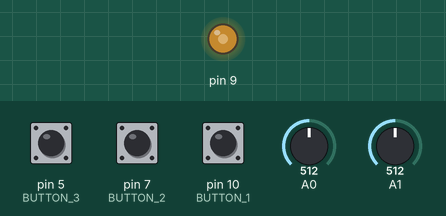
Simulated run of this sketch. Board: Arduino Uno, built with avr-gcc and run on an emulated ATmega328P. On the bench: output pins drawn as LEDs (lit = HIGH). The inputs (shaded band) are chosen by the test bench; at power-on: A0 = 512, pin 5 (BUTTON_3) HIGH, pin 7 (BUTTON_2) HIGH, pin 10 (BUTTON_1) HIGH, A1 = 512. What the sketch prints to the serial monitor is not drawn.

Above: at 1.2 s.
1.3 s: A0 set to 716
At 2.0 s:
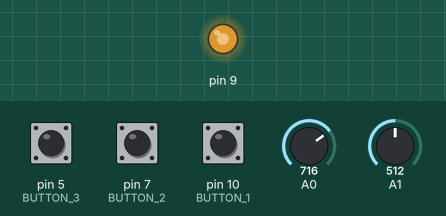
2.8 s: A0 set to 900
At 3.5 s:
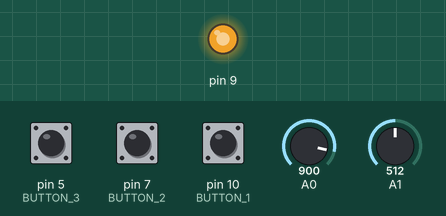
4.3 s: A0 set to 122
At 5.0 s:
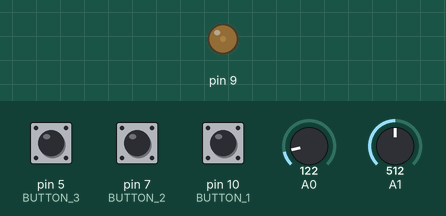
5.8 s: A0 set to 0
At 6.5 s:
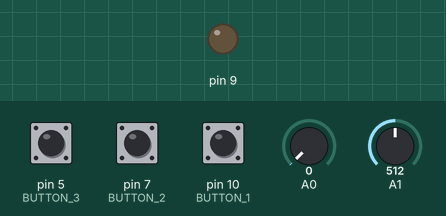
Timing chart, 0 to 8.8 s (numbered marks = the images above; inputs shaded):
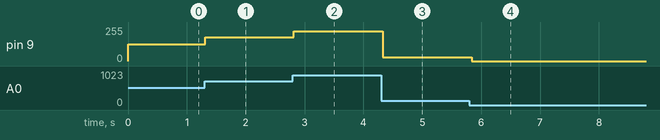

The sketch:

button_test.ino
```cpp
#define BUTTON_1 10  // Pin for Firefox
#define BUTTON_2 7   // Pin for Discord
#define BUTTON_3 5   // Pin for Arduino IDE

void setup() {
  Serial.begin(9600);  // Start serial communication

  // Set button pins as input with internal pull-ups
  pinMode(BUTTON_1, INPUT_PULLUP);
  pinMode(BUTTON_2, INPUT_PULLUP);
  pinMode(BUTTON_3, INPUT_PULLUP);
}

void loop() {
  // Check if button 1 (Firefox) is pressed
  if (digitalRead(BUTTON_1) == LOW) {
    Serial.println("FIREFOX");
    delay(200);  // Debounce delay
  }

  // Check if button 2 (Discord) is pressed
  if (digitalRead(BUTTON_2) == LOW) {
    Serial.println("DISCORD");
    delay(200);  // Debounce delay
  }

  // Check if button 3 (Arduino IDE) is pressed
  if (digitalRead(BUTTON_3) == LOW) {
    Serial.println("ARDUINO");
    delay(200);  // Debounce delay
  }

  // Read potentiometer values
  int potValueA = analogRead(A0);
  int potValueB = analogRead(A1);

  // Map potentiometer value to LED brightness
  int ledBrightness = map(potValueA, 0, 1023, 0, 255);
  analogWrite(9, ledBrightness);  // Set LED brightness on pin 9

  // Send potentiometer data in CSV format
  Serial.print(potValueA);
  Serial.print(",");
  Serial.print(potValueB);

  delay(100);
}
```

Measured:
- after the input at 1.3 s, pin 9: 127/255 → 178/255 at once
- after the input at 2.8 s, pin 9: 178/255 → 224/255 at once
- after the input at 4.3 s, pin 9: 224/255 → 30/255 at once
- after the input at 5.8 s, pin 9: 30/255 → 0/255 at once
